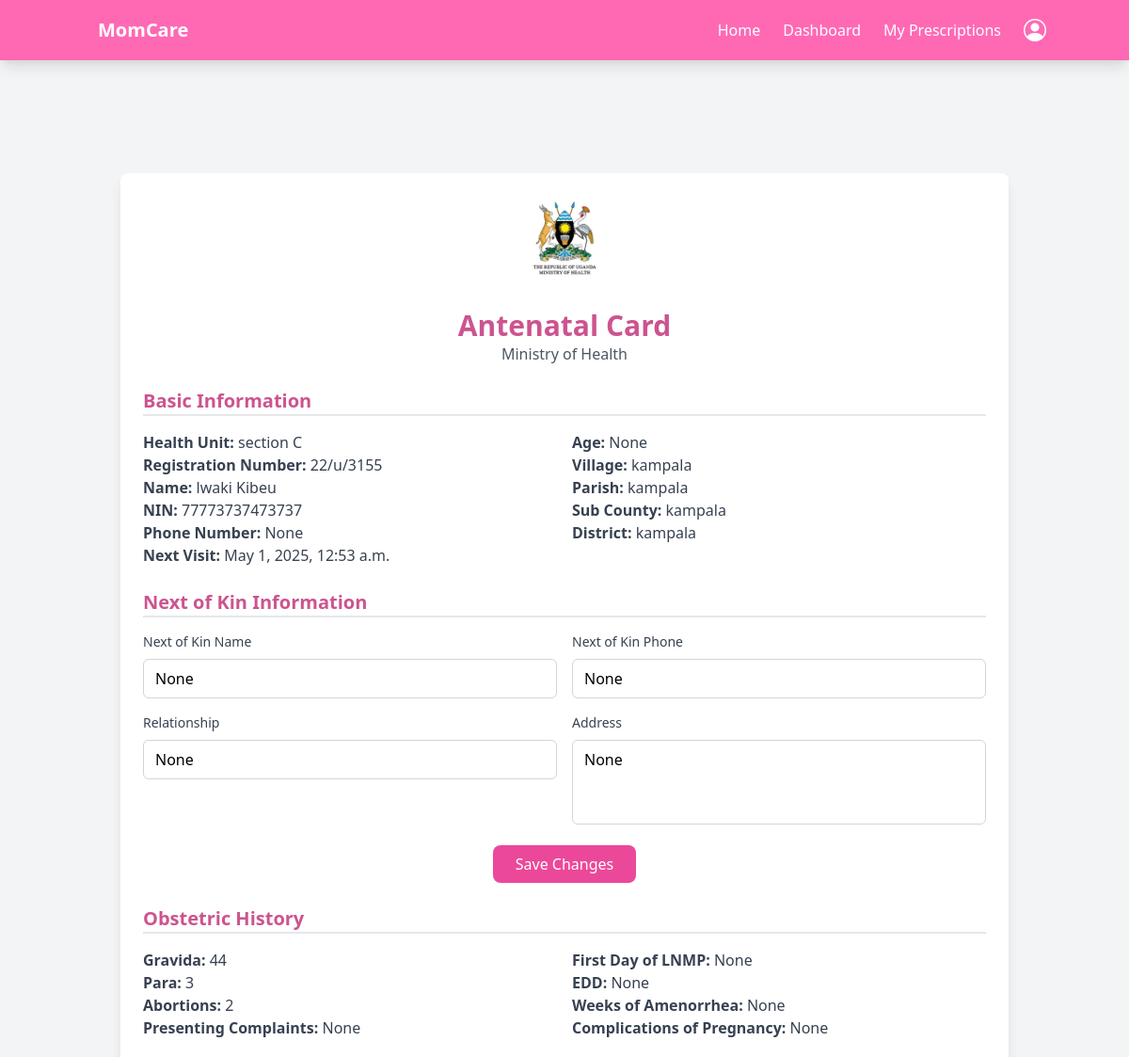
Page /antenental/antenatal-card/1/ (signed in, upper part) on the earlier database version.
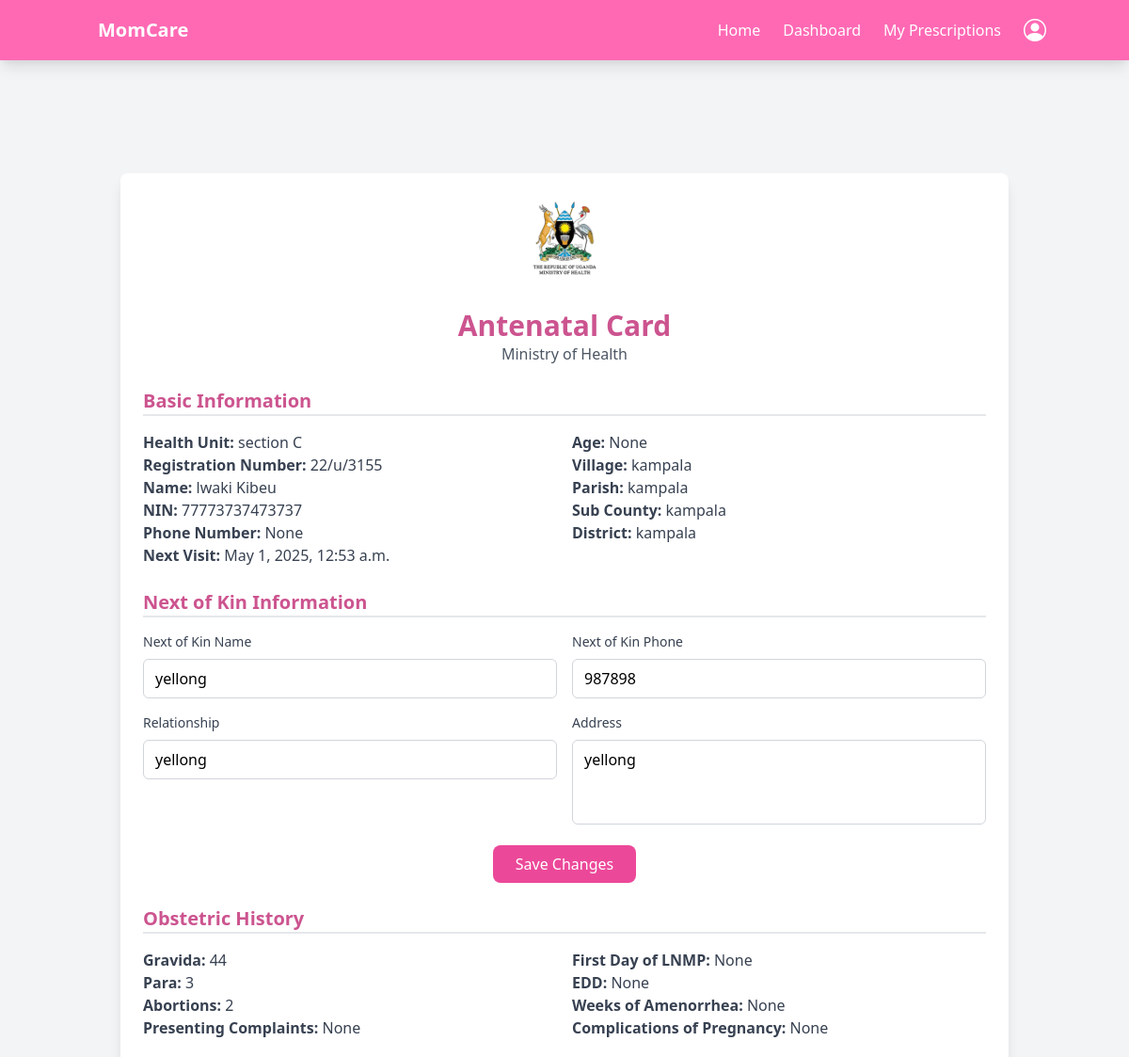
Same page on the later database version.
### antenental/models.py (models this page shows, shortened)
class AntenatalCard(models.Model):
    user = models.ForeignKey(User, on_delete=models.CASCADE, related_name='antenatal_patients')  # Links to the registered patient
    Doctor = models.ForeignKey(User, on_delete=models.CASCADE, related_name='antenatal_doctors', default=1)  # Links to the assigned doctor
    health_unit = models.CharField(max_length=255, blank=True, null=True )  # Health facility name
    reg_no = models.CharField(max_length=100, blank=True, null=True, unique=True)  # Unique registration number
    name = models.CharField(max_length=255)  # Patient's full name
    nin = models.CharField(max_length=20, unique=True, null=True, blank=True)  # National ID Number
    phone_no = models.CharField(max_length=15)
    age = models.IntegerField(blank=True, null=True)
    village = models.CharField(max_length=255)
    parish = models.CharField(max_length=255)
    sub_county = models.CharField(max_length=255)
    district = models.CharField(max_length=255)
    occupation = models.CharField(max_length=255)
    religion = models.CharField(max_length=100, null=True, blank=True)
    education_level = models.CharField(max_length=100, null=True, blank=True)
    tribe = models.CharField(max_length=100, null=True, blank=True)
    marital_status = models.CharField(
        max_length=20, choices=[('Single', 'Single'), ('Married', 'Married')]
    )
    next_of_kin_name = models.CharField(max_length=255,blank=True, null=True)
    next_of_kin_phone = models.CharField(max_length=15, blank=True, null=True)
    next_of_kin_relationship = models.CharField(max_length=100, blank=True, null=True)
    next_of_kin_address = models.TextField(blank=True, null=True)
    gravida = models.IntegerField(blank=True, null=True)  # Number of pregnancies
    para = models.IntegerField(blank=True, null=True)  # Number of deliveries after 28 weeks
    abortions = models.IntegerField(blank=True, null=True)  # Number of pregnancy losses before 28 weeks
    presenting_complaints = models.TextField(null=True, blank=True)
    first_day_of_lnmp = models.DateField(blank=True, null=True)  # Last Normal Menstrual Period
    edd = models.DateField(blank=True, null=True)  # Estimated Due Date
    weeks_of_amenorrhea = models.IntegerField(blank=True, null=True)  # Number of weeks since last period
    complications_of_pregnancy = models.TextField(null=True, blank=True)
    hospitalization = models.BooleanField(default=False ,blank=True, null=True)
    hospitalization_reason = models.TextField(null=True, blank=True)
    Doctor = models.ForeignKey(User, on_delete=models.CASCADE)
    next_visit = models.DateTimeField(null=True, blank=True)  # Date and time of the next visit
    created_at = models.DateTimeField(auto_now_add=True)
    updated_at = models.DateTimeField(auto_now=True)

### antenental/views.py (the view)
# urls.py: path('antenatal-card/<int:card_id>/', views.antenatal_card_details, name='antenatal_card_details'),
@login_required
@patient
def antenatal_card_details(request, card_id):
    antenatal_card = get_object_or_404(AntenatalCard, id=card_id, user=request.user)
    if request.method == 'POST':
        form = AntenatalCardUpdateForm(request.POST, instance=antenatal_card)
        if form.is_valid():
            form.save()
            messages.success(request, "Antenatal card updated successfully!")  # Success message
            return redirect('antenatal_card_details', card_id=card_id)
        else:
            print("Form errors:", form.errors)
            messages.error(request, "Error updating antenatal card. Please check the form.")  # Error message
    else:
        form = AntenatalCardUpdateForm(instance=antenatal_card)
    return render(request, 'antenatal/antenatal_card_details.html', {
        'antenatal_card': antenatal_card,
        'form': form
    })

### antenental/forms.py
class AntenatalCardUpdateForm(forms.ModelForm):
    class Meta:
        model = AntenatalCard
        fields = ['next_of_kin_name', 'next_of_kin_phone', 'next_of_kin_relationship', 'next_of_kin_address']

### templates/antenatal/antenatal_card_details.html (shortened to what the changed rows need)
{% extends 'base.html' %}
{% load static %}
{% load custom_filters %}
{% block content %}
<main class="mt-16 sm:mt-20 min-h-screen p-4 sm:p-6 bg-gray-100">
    <div class="container mx-auto">
        <div class="bg-white p-6 rounded-lg shadow-lg mb-6">
            <div class="text-center mb-6">
                <h2 class="text-2xl sm:text-3xl font-bold text-hotpink-dark">Antenatal Card</h2>
            </div>
            <div class="mb-6">
                <div class="grid grid-cols-1 sm:grid-cols-2 gap-4">
                    <div>
                        <p class="text-gray-700"><strong>Health Unit:</strong> {{ antenatal_card.health_unit }}</p>
                        <p class="text-gray-700"><strong>Registration Number:</strong> {{ antenatal_card.reg_no }}</p>
                        <p class="text-gray-700"><strong>Name:</strong> {{ antenatal_card.name }}</p>
                        <p class="text-gray-700"><strong>NIN:</strong> {{ antenatal_card.nin }}</p>
                        <p class="text-gray-700"><strong>Phone Number:</strong> {{ antenatal_card.phone_no }}</p>
                        <p class="text-gray-700"><strong>Next Visit:</strong> {{ antenatal_card.next_visit|date:"F j, Y, g:i a" }}</p>
                    </div>
                    <div>
                        <p class="text-gray-700"><strong>Age:</strong> {{ antenatal_card.age }}</p>
                        <p class="text-gray-700"><strong>Village:</strong> {{ antenatal_card.village }}</p>
                        <p class="text-gray-700"><strong>Parish:</strong> {{ antenatal_card.parish }}</p>
                        <p class="text-gray-700"><strong>Sub County:</strong> {{ antenatal_card.sub_county }}</p>
                        <p class="text-gray-700"><strong>District:</strong> {{ antenatal_card.district }}</p>
                    </div>
                </div>
            </div>
            <div class="mb-6">
                <form method="post" class="space-y-4">
                    <div class="grid grid-cols-1 sm:grid-cols-2 gap-4">
                        <div class="space-y-2">
                            <label class="block text-sm font-medium text-gray-700">Next of Kin Name</label>
                            <input type="text" name="next_of_kin_name" value="{{ antenatal_card.next_of_kin_name }}"
                                   class="w-full px-3 py-2 border border-gray-300 rounded-md focus:outline-none focus:ring-2 focus:ring-hotpink-500">
                        </div>
                        <div class="space-y-2">
                            <label class="block text-sm font-medium text-gray-700">Next of Kin Phone</label>
                            <input type="text" name="next_of_kin_phone" value="{{ antenatal_card.next_of_kin_phone }}"
                                   class="w-full px-3 py-2 border border-gray-300 rounded-md focus:outline-none focus:ring-2 focus:ring-hotpink-500">
                        </div>
                    </div>
                    <div class="grid grid-cols-1 sm:grid-cols-2 gap-4">
                        <div class="space-y-2">
                            <label class="block text-sm font-medium text-gray-700">Relationship</label>
                            <input type="text" name="next_of_kin_relationship" value="{{ antenatal_card.next_of_kin_relationship }}"
                                   class="w-full px-3 py-2 border border-gray-300 rounded-md focus:outline-none focus:ring-2 focus:ring-hotpink-500">
                        </div>
                        <div class="space-y-2">
                            <label class="block text-sm font-medium text-gray-700">Address</label>
                            <textarea name="next_of_kin_address" rows="3"
                                      class="w-full px-3 py-2 border border-gray-300 rounded-md focus:outline-none focus:ring-2 focus:ring-hotpink-500 resize-none">{{ antenatal_card.next_of_kin_address }}</textarea>
                        </div>
                    </div>
                </form>
            </div>
            <div class="mb-6">
                <div class="grid grid-cols-1 sm:grid-cols-2 gap-4">
                    <div>
                        <p class="text-gray-700"><strong>Gravida:</strong> {{ antenatal_card.gravida }}</p>
                        <p class="text-gray-700"><strong>Para:</strong> {{ antenatal_card.para }}</p>
                        <p class="text-gray-700"><strong>Abortions:</strong> {{ antenatal_card.abortions }}</p>
                        <p class="text-gray-700"><strong>Presenting Complaints:</strong> {{ antenatal_card.presenting_complaints }}</p>
                    </div>
                    <div>
                        <p class="text-gray-700"><strong>First Day of LNMP:</strong> {{ antenatal_card.first_day_of_lnmp }}</p>
                        <p class="text-gray-700"><strong>EDD:</strong> {{ antenatal_card.edd }}</p>
                        <p class="text-gray-700"><strong>Weeks of Amenorrhea:</strong> {{ antenatal_card.weeks_of_amenorrhea }}</p>
                        <p class="text-gray-700"><strong>Complications of Pregnancy:</strong> {{ antenatal_card.complications_of_pregnancy }}</p>
                    </div>
                </div>
            </div>
        </div>
    </div>
</main>
{% endblock %}

Differences in the rows shown:
changed AntenatalCard "section C": next_of_kin_name "None" → "yellong"; next_of_kin_phone "None" → "987898"; next_of_kin_relationship "None" → "yellong"; next_of_kin_address "None" → "yellong"
